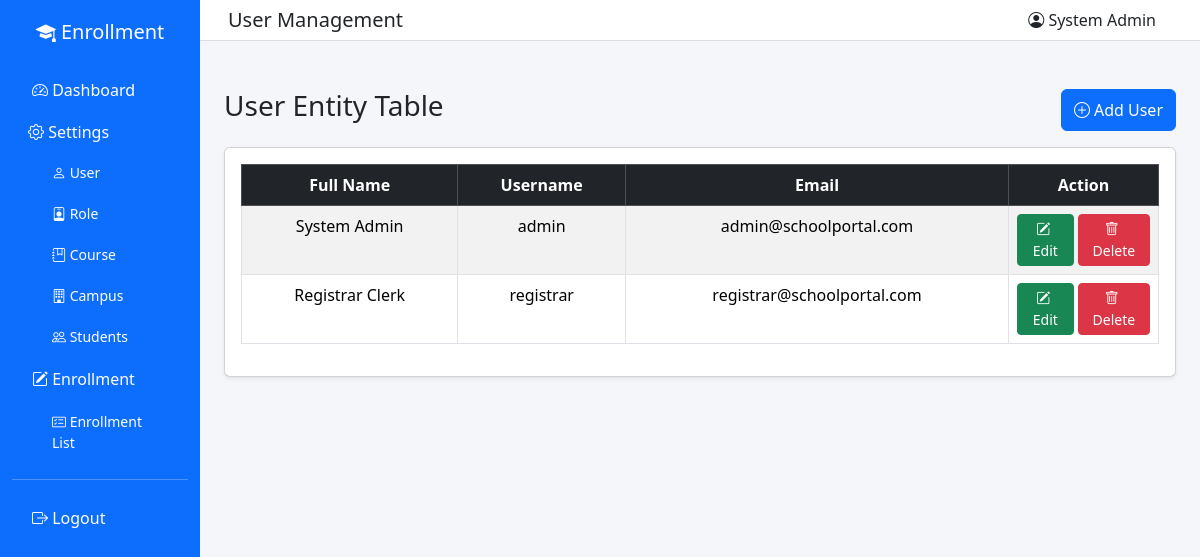
The page /frontend/user.php (signed in) on the database its author committed.
### tables this page shows
CREATE TABLE `users` (
  `userID` int(11) NOT NULL AUTO_INCREMENT,
  `fullName` varchar(120) NOT NULL,
  `username` varchar(80) NOT NULL,
  `email` varchar(120) NOT NULL,
  `password` varchar(255) NOT NULL,
  `dateCreated` timestamp NOT NULL DEFAULT current_timestamp(),
  `dateDeleted` date DEFAULT NULL,
  PRIMARY KEY (`userID`),
  UNIQUE KEY `uq_users_username` (`username`),
  UNIQUE KEY `uq_users_email` (`email`)
);

### frontend/user.php (the view, shortened to what this page needs)
<?php
require_once '../backend/database.php';
?>
<!DOCTYPE html>
<html lang="en">
<head>
<link href="https://cdn.jsdelivr.net/npm/bootstrap@5.3.2/dist/css/bootstrap.min.css" rel="stylesheet">
<link rel="stylesheet" href="https://cdn.jsdelivr.net/npm/bootstrap-icons@1.11.1/font/bootstrap-icons.css">
</head>
<body>
<div class="container-fluid">
<div class="row">
<?php
include "nav.php";
?>
<div class="col-md-10 p-0">
<nav class="navbar navbar-expand-lg topbar px-3">
<div class="container-fluid">
<h5 class="mb-0">User Management</h5>
<div class="ms-auto">
<span class="me-3"><i class="bi bi-person-circle"></i> <?php echo htmlspecialchars($_SESSION['fullName'] ?? 'User'); ?></span>
</div>
</div>
</nav>
<div class="container mt-4">
<div class="container mt-5">
    <div class="d-flex justify-content-between mb-3">
        <h3>User Entity Table</h3>
        <button class="btn btn-primary" data-bs-toggle="modal" data-bs-target="#addUserModal">
            <i class="bi bi-plus-circle me-1"></i>Add User
        </button>
    </div>
    <div class="card shadow-sm">
        <div class="card-body">
            <table class="table table-bordered table-striped text-center">
                <thead class="table-dark">
                    <tr>
                        <th>Full Name</th>
                        <th>Username</th>
                        <th>Email</th>
                        <th width="150">Action</th>
                    </tr>
                </thead>
                <tbody>
                   <?php
                   $result = mysqli_query($conn, "SELECT * FROM users WHERE dateDeleted is null");
                   while($row = mysqli_fetch_assoc($result)){
                    echo "<tr>";
                    echo "<td>" . $row['fullName']. "</td>";
                    echo "<td>" . $row['username']. "</td>";
                    echo "<td>" . $row['email']. "</td>";
                    echo '<td>
                            <div class="d-inline-flex gap-1">
                                <button class="btn btn-sm btn-success" data-bs-toggle="modal" data-bs-target="#editUserModal' . $row['userID'] . '">
                                    <i class="bi bi-pencil-square me-1"></i>Edit
                                </button>
                                <button class="btn btn-sm btn-danger" data-bs-toggle="modal" data-bs-target="#deleteUserModal' . $row['userID'] . '">
                                    <i class="bi bi-trash me-1"></i>Delete
                                </button>
                            </div>
                    </td>';
                    echo "</tr>";
                   }
                   ?>
                </tbody>
            </table>
        </div>
    </div>
</div>
</div>
</div>
</div>
</div>
</body>
</html>

### frontend/user.php (style rules this page uses)
body { background:#f5f6fa; }
.topbar { background:white; border-bottom:1px solid #ddd; }

### rows shown on the page
users: fullName "System Admin", username "admin", email "admin@schoolportal.com"
users: fullName "Registrar Clerk", username "registrar", email "registrar@schoolportal.com"

### other values the page prints
$_SESSION['fullName'] "System Admin"
